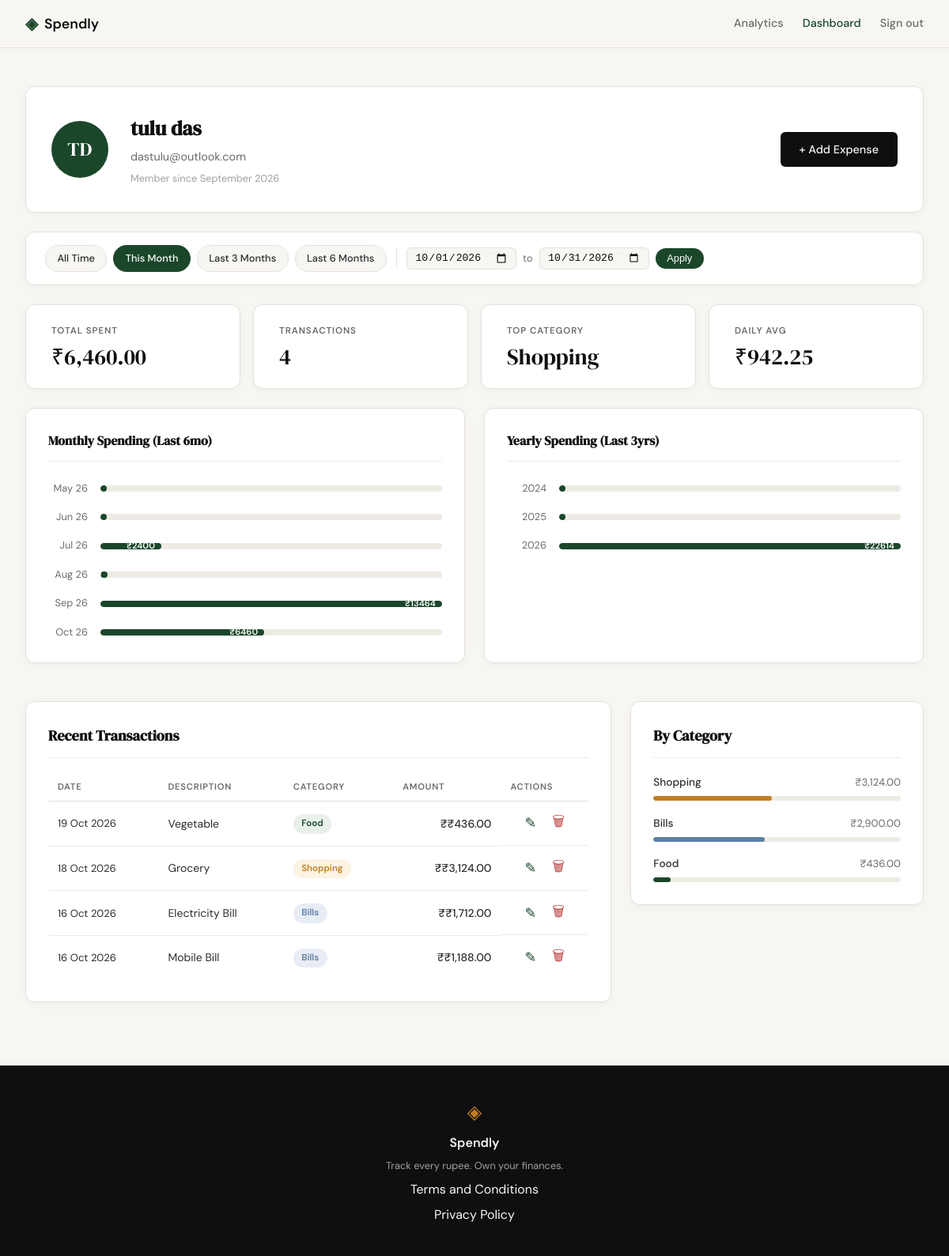
Page /profile?date_from=2026-10-01&date_to=2026-10-31 (signed in) on the committed database.
### tables this page shows
CREATE TABLE users (
            id            INTEGER PRIMARY KEY AUTOINCREMENT,
            name          TEXT    NOT NULL,
            email         TEXT    UNIQUE NOT NULL,
            password_hash TEXT    NOT NULL,
            created_at    TEXT    DEFAULT (datetime('now'))
        );

CREATE TABLE expenses (
            id          INTEGER PRIMARY KEY AUTOINCREMENT,
            user_id     INTEGER NOT NULL REFERENCES users(id),
            amount      REAL    NOT NULL,
            category    TEXT    NOT NULL,
            date        TEXT    NOT NULL,
            description TEXT,
            created_at  TEXT    DEFAULT (datetime('now'))
        );

### app.py (the view)
@app.route("/profile")
def profile():
    if not session.get("user_id"):
        return redirect(url_for("login"))
    uid = session["user_id"]
    today = date.today()
    date_from = _parse_date(request.args.get("date_from"))
    date_to = _parse_date(request.args.get("date_to"))
    if date_from and date_to and date_from > date_to:
        flash("Start date must be before end date.", "error")
        date_from = date_to = None
    today_str = today.isoformat()
    this_month_from = today.replace(day=1).isoformat()
    this_month_to = today.replace(
        day=calendar.monthrange(today.year, today.month)[1]
    ).isoformat()
    presets = {
        "this_month": {"date_from": this_month_from, "date_to": this_month_to},
        "last_3": {"date_from": _months_ago(today, 3), "date_to": today_str},
        "last_6": {"date_from": _months_ago(today, 6), "date_to": today_str},
    }
    user_data = get_user_by_id(uid)
    reg_date = datetime.strptime(user_data["created_at"], "%Y-%m-%d %H:%M:%S").date()
    days_since_reg = (today - reg_date).days
    lifetime_stats = get_summary_stats(uid)
    avg_daily_spend = lifetime_stats["total_raw"] / max(1, days_since_reg)
    monthly_raw = get_growth_data(uid, "month")
    monthly_growth = []
    for i in range(5, -1, -1):
        d = _months_ago(today, i)
        period = d[:7] # YYYY-MM
        val = monthly_raw.get(period, 0.0)
        label = datetime.strptime(period, "%Y-%m").strftime("%b %y")
        monthly_growth.append({"label": label, "amount": val})
    yearly_raw = get_growth_data(uid, "year")
    yearly_growth = []
    for i in range(2, -1, -1):
        y = today.year - i
        period = str(y)
        val = yearly_raw.get(period, 0.0)
        yearly_growth.append({"label": period, "amount": val})
    return render_template(
        "profile.html",
        user=user_data,
        stats=get_summary_stats(uid, date_from=date_from, date_to=date_to),
        expenses=get_recent_transactions(uid, date_from=date_from, date_to=date_to),
        categories=get_category_breakdown(uid, date_from=date_from, date_to=date_to),
        date_from=date_from,
        date_to=date_to,
        presets=presets,
        avg_daily_spend=avg_daily_spend,
        monthly_growth=monthly_growth,
        yearly_growth=yearly_growth,
    )

### app.py (called while the page is built)
def _parse_date(val):
    try:
        datetime.strptime(val, "%Y-%m-%d")
        return val
    except (ValueError, TypeError):
        return None

def _months_ago(today, n):
    m, y = today.month - n, today.year
    while m <= 0:
        m += 12
        y -= 1
    return date(y, m, 1).isoformat()

### database/db.py (called while the page is built)
def get_db():
    conn = sqlite3.connect(DB_PATH)
    conn.row_factory = sqlite3.Row
    conn.execute("PRAGMA foreign_keys = ON")
    return conn

### database/queries.py (called while the page is built)
def _build_date_filter(date_from, date_to):
    if date_from and date_to:
        return "AND date BETWEEN ? AND ?", [date_from, date_to]
    return "", []

def get_user_by_id(user_id):
    conn = get_db()
    row = conn.execute(
        "SELECT id, name, email, created_at FROM users WHERE id = ?",
        (user_id,),
    ).fetchone()
    conn.close()
    if row is None:
        return None
    name = row["name"]
    initials = "".join(w[0].upper() for w in name.split() if w)
    member_since = datetime.strptime(row["created_at"], "%Y-%m-%d %H:%M:%S").strftime(
        "%B %Y"
    )
    return {
        "id": row["id"],
        "name": name,
        "email": row["email"],
        "initials": initials,
        "member_since": member_since,
        "created_at": row["created_at"],
    }

def get_recent_transactions(user_id, limit=10, date_from=None, date_to=None):
    date_clause, date_params = _build_date_filter(date_from, date_to)
    params = [user_id] + date_params + [limit]
    conn = get_db()
    rows = conn.execute(
        "SELECT id, date, description, category, amount "
        "FROM expenses "
        "WHERE user_id = ? " + date_clause + " ORDER BY date DESC, id DESC "
        "LIMIT ?",
        params,
    ).fetchall()
    conn.close()
    return [
        {
            "id": row["id"],
            "date": datetime.strptime(row["date"], "%Y-%m-%d").strftime("%d %b %Y"),
            "description": row["description"],
            "category": row["category"],
            "amount": f"₹{row['amount']:,.2f}",
        }
        for row in rows
    ]

def get_growth_data(user_id, interval="month"):
    fmt = "%Y-%m" if interval == "month" else "%Y"
    conn = get_db()
    rows = conn.execute(
        f"SELECT strftime('{fmt}', date) as period, SUM(amount) as total "
        "FROM expenses WHERE user_id = ? GROUP BY period ORDER BY period ASC",
        (user_id,),
    ).fetchall()
    conn.close()
    return {row["period"]: row["total"] for row in rows}

### templates/profile.html (shortened to what this page needs)
{% extends "base.html" %}
{% block head %}
<link rel="stylesheet" href="{{ url_for('static', filename='css/profile.css') }}">
{% endblock %}
{% block content %}
<div class="profile-page">
    <div class="profile-inner">
        <div class="profile-header-card">
            <div class="profile-avatar">{{ user.initials }}</div>
            <div class="profile-info">
                <h1 class="profile-name">{{ user.name }}</h1>
                <p class="profile-email">{{ user.email }}</p>
                <p class="profile-since">Member since {{ user.member_since }}</p>
            </div>
            <a href="{{ url_for('add_expense') }}" class="btn-primary profile-add-btn">+ Add Expense</a>
        </div>
        <div class="filter-bar">
            <div class="filter-presets">
                <a href="{{ url_for('profile') }}"
                   class="filter-preset-btn{% if not date_from and not date_to %} filter-preset-btn--active{% endif %}">
                    All Time
                </a>
                <a href="{{ url_for('profile', date_from=presets.this_month.date_from, date_to=presets.this_month.date_to) }}"
                   class="filter-preset-btn{% if date_from == presets.this_month.date_from and date_to == presets.this_month.date_to %} filter-preset-btn--active{% endif %}">
                    This Month
                </a>
                <a href="{{ url_for('profile', date_from=presets.last_3.date_from, date_to=presets.last_3.date_to) }}"
                   class="filter-preset-btn{% if date_from == presets.last_3.date_from and date_to == presets.last_3.date_to %} filter-preset-btn--active{% endif %}">
                    Last 3 Months
                </a>
                <a href="{{ url_for('profile', date_from=presets.last_6.date_from, date_to=presets.last_6.date_to) }}"
                   class="filter-preset-btn{% if date_from == presets.last_6.date_from and date_to == presets.last_6.date_to %} filter-preset-btn--active{% endif %}">
                    Last 6 Months
                </a>
            </div>
            <form class="filter-form" method="GET" action="{{ url_for('profile') }}">
                <input type="date" name="date_from" class="filter-date-input"
                       value="{{ date_from or '' }}">
                <span class="filter-to-label">to</span>
                <input type="date" name="date_to" class="filter-date-input"
                       value="{{ date_to or '' }}">
                <button type="submit" class="filter-apply-btn">Apply</button>
            </form>
        </div>
        <div class="profile-stats">
            <div class="stat-card">
                <span class="stat-label">Total Spent</span>
                <span class="stat-value">₹{{ stats.total }}</span>
            </div>
            <div class="stat-card">
                <span class="stat-label">Transactions</span>
                <span class="stat-value">{{ stats.count }}</span>
            </div>
            <div class="stat-card">
                <span class="stat-label">Top Category</span>
                <span class="stat-value">{{ stats.top_category }}</span>
            </div>
            <div class="stat-card">
                <span class="stat-label">Daily Avg</span>
                <span class="stat-value">₹{{ "%.2f"|format(avg_daily_spend) }}</span>
            </div>
        </div>
        <div class="growth-analytics">
            <div class="growth-grid">
                <div class="growth-card">
                    <h3 class="growth-chart-title">Monthly Spending (Last 6mo)</h3>
                    <div class="growth-chart">
                        {% set max_monthly = monthly_growth | map(attribute='amount') | max if monthly_growth else 1 %}
                        {% for item in monthly_growth %}
                        <div class="growth-bar-container">
                            <span class="growth-bar-label">{{ item.label }}</span>
                            <div class="growth-bar-track">
                                <div class="growth-bar-fill"
                                     style="width: {{ (item.amount / max_monthly * 100) if max_monthly > 0 else 0 }}%">
                                    <span class="growth-bar-value">₹{{ "%.0f"|format(item.amount) }}</span>
                                </div>
                            </div>
                        </div>
                        {% endfor %}
                    </div>
                </div>
                <div class="growth-card">
                    <h3 class="growth-chart-title">Yearly Spending (Last 3yrs)</h3>
                    <div class="growth-chart">
                        {% set max_yearly = yearly_growth | map(attribute='amount') | max if yearly_growth else 1 %}
                        {% for item in yearly_growth %}
                        <div class="growth-bar-container">
                            <span class="growth-bar-label">{{ item.label }}</span>
                            <div class="growth-bar-track">
                                <div class="growth-bar-fill"
                                     style="width: {{ (item.amount / max_yearly * 100) if max_yearly > 0 else 0 }}%">
                                    <span class="growth-bar-value">₹{{ "%.0f"|format(item.amount) }}</span>
                                </div>
                            </div>
                        </div>
                        {% endfor %}
                    </div>
                </div>
            </div>
        </div>
        <div class="profile-grid">
            <div class="profile-section">
                <div class="section-title-row">
                    <h2 class="section-title">Recent Transactions</h2>
                </div>
                <div class="tx-table-wrapper">
                    <table class="tx-table">
                        <thead>
                            <tr>
                                <th>Date</th>
                                <th>Description</th>
                                <th>Category</th>
                                <th class="tx-amount-col">Amount</th>
                                <th>Actions</th>
                            </tr>
                        </thead>
                        <tbody>
                            {% for tx in expenses %}
                            <tr>
                                <td class="tx-date">{{ tx.date }}</td>
                                <td class="tx-desc">{{ tx.description }}</td>
                                <td>
                                    <span class="cat-badge cat-badge--{{ tx.category | lower }}">
                                        {{ tx.category }}
                                    </span>
                                </td>
                                <td class="tx-amount">₹{{ tx.amount }}</td>
                                <td class="tx-actions">
                                    <a href="{{ url_for('edit_expense', id=tx.id) }}" class="tx-edit-link" title="Edit">✎</a>
                                    <form method="POST" action="{{ url_for('delete_expense', id=tx.id) }}"
                                          style="display:inline"
                                          onsubmit="return confirm('Delete this expense?')">
                                        <button type="submit" class="btn-delete" title="Delete">🗑</button>
                                    </form>
                                </td>
                            </tr>
                            {% endfor %}
                        </tbody>
                    </table>
                </div>
            </div>
            <div class="profile-section">
                <h2 class="section-title">By Category</h2>
                <div class="category-list">
                    {% for cat in categories %}
                    <div class="cat-row">
                        <div class="cat-row-header">
                            <span class="cat-row-name">{{ cat.name }}</span>
                            <span class="cat-row-amount">₹{{ cat.amount }}</span>
                        </div>
                        <div class="cat-bar-track">
                            <div class="cat-bar cat-bar--{{ cat.name | lower }}"
                                 style="width: {{ cat.percent }}%"></div>
                        </div>
                    </div>
                    {% endfor %}
                </div>
            </div>
        </div>
    </div>
</div>
{% endblock %}

### static/css/style.css (style rules this page uses)
:root { --ink: #0f0f0f; --ink-soft: #2d2d2d; --ink-muted: #6b6b6b; --ink-faint: #a0a0a0; --paper: #f7f6f3; --paper-warm: #f0ede6; --paper-card: #ffffff; --accent: #1a472a; --accent-light: #e8f0eb; --accent-2: #c17f24; --accent-2-light: #fdf3e3; --danger: #c0392b; --danger-light: #fdecea; --border: #e4e1da; --border-soft: #eeebe4; --font-display: 'DM Serif Display', Georgia, serif; --font-body: 'DM Sans', system-ui, sans-serif; --max-width: 1200px; --auth-width: 440px; --radius-sm: 6px; --radius-md: 12px; --radius-lg: 20px; }
*, *::before, *::after { box-sizing: border-box; margin: 0; padding: 0; }
html { font-size: 16px; scroll-behavior: smooth; }
body { background: var(--paper); color: var(--ink); font-family: var(--font-body); font-size: 1rem; line-height: 1.6; -webkit-font-smoothing: antialiased; }
a { color: inherit; text-decoration: none; }
.btn-primary { display: inline-block; background: var(--ink); color: var(--paper); padding: 0.65rem 1.5rem; border-radius: var(--radius-sm); font-family: var(--font-body); font-size: 0.9rem; font-weight: 500; cursor: pointer; border: none; transition: background 0.2s; text-decoration: none; }
.btn-delete { display: inline-block; background: transparent; color: var(--danger); border: 1px solid var(--danger); padding: 0.35rem 0.75rem; border-radius: var(--radius-sm); font-family: var(--font-body); font-size: 0.85rem; font-weight: 500; cursor: pointer; margin-left: 0.5rem; transition: background 0.2s; }

### rows in the picture
users: name "tulu das", email "dastulu@outlook.com"
expenses: date "19 Oct 2026", description "Vegetable", category "Food", amount "₹436.00", name "Food", amount "436.00", {{ cat.percent }} 7 (drawn)
expenses: date "18 Oct 2026", description "Grocery", category "Shopping", amount "₹3,124.00", name "Shopping", amount "3,124.00", {{ cat.percent }} 48 (drawn)
expenses: date "16 Oct 2026", description "Electricity Bill", category "Bills", amount "₹1,712.00"
expenses: date "16 Oct 2026", description "Mobile Bill", category "Bills", amount "₹1,188.00"

### other values in the picture
{{ user.initials }} "TD"
{{ user.member_since }} "September 2026"
{{ stats.total }} "6,460.00"
{{ stats.count }} "4"
{{ stats.top_category }} "Shopping"
{{ "%.2f"|format(avg_daily_spend) }} "942.25"
{{ item.label }} "May 26" "Jun 26" "Jul 26" "Aug 26" "Sep 26" "Oct 26"
{{ item.label }} "2024" "2025" "2026"
{{ cat.name }} "Bills"
{{ cat.amount }} "2,900.00"
